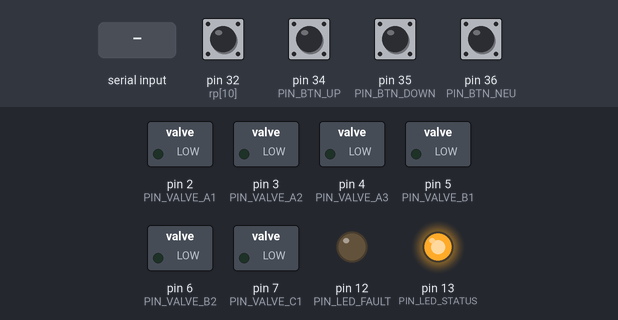
Simulated run of this sketch. Board: Arduino Mega 2560, built with avr-gcc and run on an emulated ATmega2560. Shown: switched loads named in the sketch (green lamp = pin HIGH), output pins drawn as LEDs (lit = HIGH). Dashed ring = blinking. The test bench sets the inputs (shaded band); at power-on: pin 32 (rp[10]), pin 34 (PIN_BTN_UP), pin 35 (PIN_BTN_DOWN), pin 36 (PIN_BTN_NEU) HIGH. What the sketch prints to the serial monitor is not drawn.

Above: at 1.2 s.
1.3 s: pin 34 (PIN_BTN_UP) pulled LOW for 0.15 s
At 2.1 s:
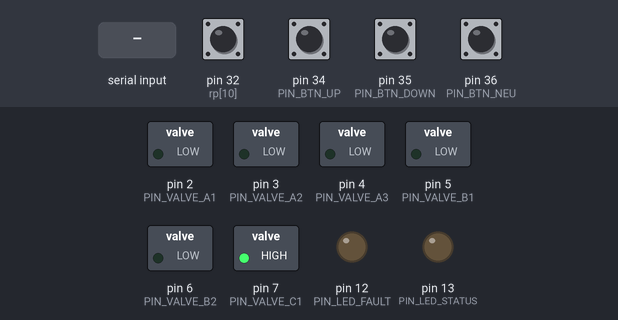
4.4 s: "c90\n" received over Serial
At 6.4 s:
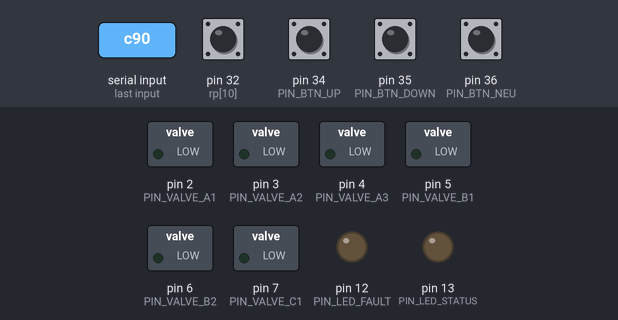
6.5 s: byte 51 ('3') received over Serial
At 7.75 s:
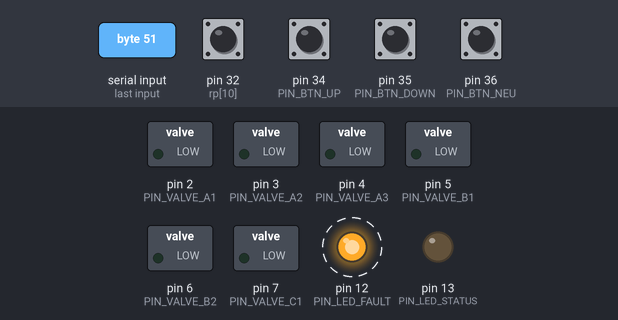
12.5 s: "c,45\n" received over Serial
At 13.3 s:
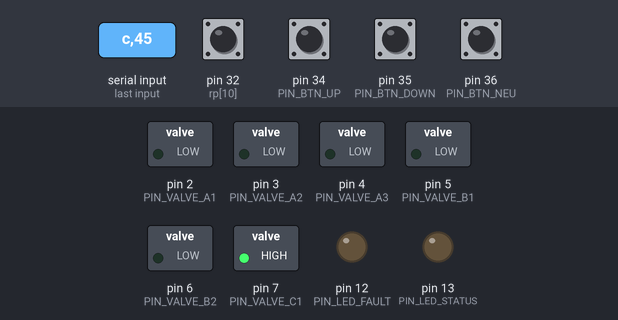
15.5 s: "C90\n" received over Serial
At 16.5 s:
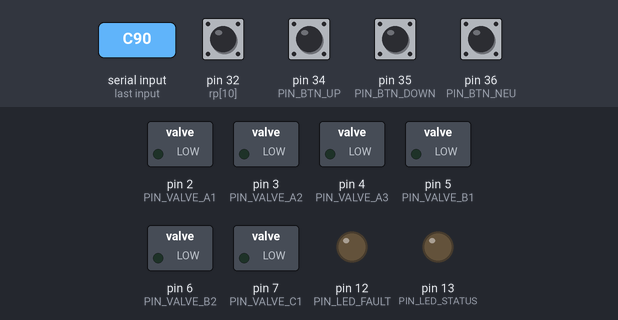
Timing chart, 0 to 19.5 s (numbered marks = the images above; inputs shaded):
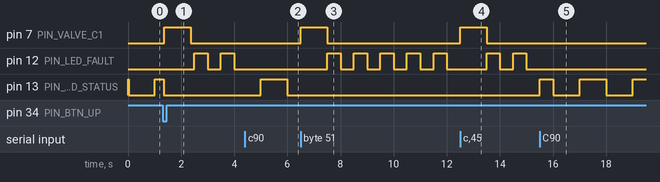

The sketch:

PneumaticShift_V0_0_2.ino
```cpp
// =============================================================================
//  PneumaticShift_V0_0_2.ino
//  Version: V0_0_2
//  Pneumatic gearbox shift controller — Arduino Mega 2560
//  5x 5/2 solenoid valves (A1,A2,A3,B1,B2), 1x clutch valve (C1)
//  12x reed switches, 3x push buttons
//
//  Changelog:
//  V0_0_1 - Initial release. First upshift from neutral always selects 1st gear.
//  V0_0_2 - Added reverse gear (A3 cylinder, Rev gate left of 1-2).
//            Added C1 clutch cylinder (energise = disengage clutch).
//            Clutch disengages before any cylinder moves, re-engages after confirmed.
//            Horizontal gate swap when already at neutral engage line.
//            Sequential upshift/downshift updated for reverse.
// =============================================================================
//
//  VALVE PLUMBING
//  A1 (gate):    norm-EXTENDED  - energising RETRACTS
//  A2 (gate):    norm-RETRACTED - energising EXTENDS
//  A3 (reverse): norm-RETRACTED - energising EXTENDS
//  B1 (engage):  norm-EXTENDED  - energising RETRACTS
//  B2 (engage):  norm-RETRACTED - energising EXTENDS
//  C1 (clutch):  norm-RETRACTED - energising DISENGAGES clutch
//
//  GATE TRUTH TABLE
//  Rev  A1=0(ext) A2=1(ext) A3=1(ext)
//  1-2  A1=0(ext) A2=1(ext) A3=0(ret)
//  3-4  A1=0(ext) A2=0(ret) A3=0(ret)  <- power-off default
//  5-6  A1=1(ret) A2=0(ret) A3=0(ret)
//
//  ENGAGE TRUTH TABLE
//  forward  B1=0(ext) B2=1(ext)
//  neutral  B1=0(ext) B2=0(ret)  <- power-off default
//  back     B1=1(ret) B2=0(ret)
//
//  GEAR VALVE STATES {A1,A2,A3,B1,B2}
//  N  0 0 0  0 0    R  0 1 1  0 1
//  1  0 1 0  0 1    2  0 1 0  1 0
//  3  0 0 0  0 1    4  0 0 0  1 0
//  5  1 0 0  0 1    6  1 0 0  1 0
//
//  SEQUENCING RULES
//  1. C1 energised (clutch disengaged) BEFORE any gear cylinder moves.
//  2. Same-gate: B cylinders swap simultaneously.
//  3. Cross-gate: disengage B -> change A -> engage B.
//  4. Horizontal swap: if from and to are both at neutral engage, slide gate only.
//  5. Reverse: A3 only moves from neutral. Route must be N<->R.
//  6. C1 de-energised only after all cylinder reeds confirmed.
//
//  PIN ASSIGNMENTS
//  Valves (HIGH=energise): A1=2  A2=3  A3=4  B1=5  B2=6  C1=7
//  Reeds  (LOW=triggered): A1ext=22 A1ret=23 A2ext=24 A2ret=25
//                          A3ext=26 A3ret=27 B1ext=28 B1ret=29
//                          B2ext=30 B2ret=31 C1ext=32 C1ret=33
//  Buttons (LOW=pressed):  Up=34  Down=35  Neutral=36
//  LEDs: Status=13  Fault=12
//
// =============================================================================

const uint8_t PIN_VALVE_A1=2, PIN_VALVE_A2=3, PIN_VALVE_A3=4;
const uint8_t PIN_VALVE_B1=5, PIN_VALVE_B2=6, PIN_VALVE_C1=7;

const uint8_t PIN_REED_A1_EXT=22, PIN_REED_A1_RET=23;
const uint8_t PIN_REED_A2_EXT=24, PIN_REED_A2_RET=25;
const uint8_t PIN_REED_A3_EXT=26, PIN_REED_A3_RET=27;
const uint8_t PIN_REED_B1_EXT=28, PIN_REED_B1_RET=29;
const uint8_t PIN_REED_B2_EXT=30, PIN_REED_B2_RET=31;
const uint8_t PIN_REED_C1_EXT=32, PIN_REED_C1_RET=33;

const uint8_t PIN_BTN_UP=34, PIN_BTN_DOWN=35, PIN_BTN_NEU=36;
const uint8_t PIN_LED_STATUS=13, PIN_LED_FAULT=12;

const uint16_t PHASE_TIMEOUT_MS=1500, CLUTCH_TIMEOUT_MS=1000;
const uint16_t DEBOUNCE_MS=50, SETTLE_MS=50;

// Gear indices
const int8_t GEAR_N=0,GEAR_R=1,GEAR_1=2,GEAR_2=3,GEAR_3=4,GEAR_4=5,GEAR_5=6,GEAR_6=7;
const int8_t GEAR_COUNT=8;
const char* GEAR_NAMES[8]={"N","R","1","2","3","4","5","6"};

// Valve states {A1,A2,A3,B1,B2}
const uint8_t GEAR_VALVES[8][5]={
  {0,0,0,0,0}, // N
  {0,1,1,0,1}, // R
  {0,1,0,0,1}, // 1
  {0,1,0,1,0}, // 2
  {0,0,0,0,1}, // 3
  {0,0,0,1,0}, // 4
  {1,0,0,0,1}, // 5
  {1,0,0,1,0}, // 6
};

// Intermediate neutral-engage states {A1,A2,A3,B1,B2}
const uint8_t INTER_NR [5]={0,1,1,0,0};
const uint8_t INTER_N12[5]={0,1,0,0,0};
const uint8_t INTER_N34[5]={0,0,0,0,0};
const uint8_t INTER_N56[5]={1,0,0,0,0};

const uint8_t* GEAR_INTER[8]={
  INTER_N34,INTER_NR,INTER_N12,INTER_N12,
  INTER_N34,INTER_N34,INTER_N56,INTER_N56
};

// Sequential shifts (-1=not possible)
const int8_t SHIFT_UP  [8]={ 2,-1, 3, 4, 5, 6, 7,-1};
const int8_t SHIFT_DOWN[8]={-1, 0, 0, 2, 3, 4, 5, 6};

// Reed pin lookup
const uint8_t REED_EXT_PINS[5]={PIN_REED_A1_EXT,PIN_REED_A2_EXT,PIN_REED_A3_EXT,PIN_REED_B1_EXT,PIN_REED_B2_EXT};
const uint8_t REED_RET_PINS[5]={PIN_REED_A1_RET,PIN_REED_A2_RET,PIN_REED_A3_RET,PIN_REED_B1_RET,PIN_REED_B2_RET};
const char*   CYL_NAMES[5]={"A1","A2","A3","B1","B2"};

enum SystemState{STATE_IDLE,STATE_SHIFTING,STATE_FAULT};
SystemState sysState=STATE_IDLE;
int8_t currentGear=GEAR_N;
bool   faultActive=false;

// ---------------------------------------------------------------------------
// Helpers
// ---------------------------------------------------------------------------

bool cylExtended(uint8_t idx,uint8_t v){
  // A1(0),B1(3) norm-ext: extended when de-energised
  return (idx==0||idx==3)?(v==0):(v==1);
}

bool isNeutralEngage(const uint8_t v[5]){return v[3]==0&&v[4]==0;}
bool sameGate(int8_t a,int8_t b){return GEAR_INTER[a]==GEAR_INTER[b];}

// ---------------------------------------------------------------------------
// Reed confirmation
// ---------------------------------------------------------------------------

void setFault(); // forward declaration

bool waitForCylinder(uint8_t idx,bool expectExt){
  uint8_t pin=expectExt?REED_EXT_PINS[idx]:REED_RET_PINS[idx];
  unsigned long t=millis();
  while(digitalRead(pin)!=LOW){
    if(millis()-t>PHASE_TIMEOUT_MS){
      Serial.print(F("FAULT: timeout ")); Serial.print(CYL_NAMES[idx]);
      Serial.println(expectExt?F(" ext"):F(" ret"));
      setFault(); return false;
    }
    delay(5);
  }
  delay(SETTLE_MS); return true;
}

bool waitAllCylinders(const uint8_t v[5]){
  for(uint8_t i=0;i<5;i++) if(!waitForCylinder(i,cylExtended(i,v[i]))) return false;
  return true;
}

bool waitClutch(bool expectDisengaged){
  uint8_t pin=expectDisengaged?PIN_REED_C1_EXT:PIN_REED_C1_RET;
  unsigned long t=millis();
  while(digitalRead(pin)!=LOW){
    if(millis()-t>CLUTCH_TIMEOUT_MS){
      Serial.println(expectDisengaged?F("FAULT: clutch no disengage"):F("FAULT: clutch no engage"));
      setFault(); return false;
    }
    delay(5);
  }
  delay(SETTLE_MS); return true;
}

// ---------------------------------------------------------------------------
// Valve control
// ---------------------------------------------------------------------------

void applyValves(const uint8_t v[5]){
  digitalWrite(PIN_VALVE_A1,v[0]?HIGH:LOW);
  digitalWrite(PIN_VALVE_A2,v[1]?HIGH:LOW);
  digitalWrite(PIN_VALVE_A3,v[2]?HIGH:LOW);
  digitalWrite(PIN_VALVE_B1,v[3]?HIGH:LOW);
  digitalWrite(PIN_VALVE_B2,v[4]?HIGH:LOW);
}

// ---------------------------------------------------------------------------
// Clutch control
// ---------------------------------------------------------------------------

bool clutchOpen(){
  Serial.println(F("  Clutch: disengaging"));
  digitalWrite(PIN_VALVE_C1,HIGH);
  if(!waitClutch(true)) return false;
  Serial.println(F("  Clutch: disengaged"));
  return true;
}

bool clutchClose(){
  Serial.println(F("  Clutch: re-engaging"));
  digitalWrite(PIN_VALVE_C1,LOW);
  if(!waitClutch(false)) return false;
  Serial.println(F("  Clutch: engaged"));
  return true;
}

// ---------------------------------------------------------------------------
// Fault handling
// ---------------------------------------------------------------------------

void setFault(){
  digitalWrite(PIN_VALVE_C1,LOW);
  const uint8_t safe[5]={0,0,0,0,0};
  applyValves(safe);
  faultActive=true; sysState=STATE_FAULT; currentGear=GEAR_N;
  digitalWrite(PIN_LED_FAULT,HIGH); digitalWrite(PIN_LED_STATUS,LOW);
  Serial.println(F("FAULT: all valves off (3-4 gate, neutral, clutch engaged)."));
  Serial.println(F("Hold UP+DOWN to clear."));
}

void clearFault(){
  const uint8_t safe[5]={0,0,0,0,0};
  applyValves(safe); digitalWrite(PIN_VALVE_C1,LOW);
  faultActive=false; sysState=STATE_IDLE; currentGear=GEAR_N;
  digitalWrite(PIN_LED_FAULT,LOW); digitalWrite(PIN_LED_STATUS,HIGH);
  Serial.println(F("Fault cleared — reset to neutral."));
}

// ---------------------------------------------------------------------------
// Logging
// ---------------------------------------------------------------------------

void logValves(const uint8_t v[5]){
  Serial.print(F("  Valves:    A1=")); Serial.print(v[0]);
  Serial.print(F(" A2="));            Serial.print(v[1]);
  Serial.print(F(" A3="));            Serial.print(v[2]);
  Serial.print(F(" B1="));            Serial.print(v[3]);
  Serial.print(F(" B2="));            Serial.println(v[4]);
  Serial.print(F("  Cylinders: A1=")); Serial.print(cylExtended(0,v[0])?F("EXT"):F("RET"));
  Serial.print(F(" A2="));            Serial.print(cylExtended(1,v[1])?F("EXT"):F("RET"));
  Serial.print(F(" A3="));            Serial.print(cylExtended(2,v[2])?F("EXT"):F("RET"));
  Serial.print(F(" B1="));            Serial.print(cylExtended(3,v[3])?F("EXT"):F("RET"));
  Serial.print(F(" B2="));            Serial.println(cylExtended(4,v[4])?F("EXT"):F("RET"));
}

// ---------------------------------------------------------------------------
// Shift sequencer
// ---------------------------------------------------------------------------

bool executeShift(int8_t from,int8_t to){
  Serial.print(F("\nShifting: ")); Serial.print(GEAR_NAMES[from]);
  Serial.print(F(" -> "));        Serial.println(GEAR_NAMES[to]);

  const uint8_t* fromV    =GEAR_VALVES[from];
  const uint8_t* toV      =GEAR_VALVES[to];
  const uint8_t* fromInter=GEAR_INTER[from];
  const uint8_t* toInter  =GEAR_INTER[to];
  bool samegate   =sameGate(from,to);
  bool fromNeutral=isNeutralEngage(fromV);
  bool toNeutral  =isNeutralEngage(toV);
  bool horizSwap  =(!samegate)&&fromNeutral&&toNeutral;

  // Horizontal gate swap — both sides already at neutral engage
  if(horizSwap){
    Serial.println(F("  Horizontal gate swap"));
    logValves(toV);
    if(!clutchOpen())           return false;
    applyValves(toV);
    if(!waitAllCylinders(toV)) return false;
    if(!clutchClose())          return false;
    Serial.print(F("Complete: ")); Serial.println(GEAR_NAMES[to]);
    return true;
  }

  // Phase 1: disengage B if not already at neutral engage
  if(!samegate&&!fromNeutral){
    Serial.println(F("  Phase 1: B disengage"));
    logValves(fromInter);
    if(!clutchOpen())                return false;
    applyValves(fromInter);
    if(!waitAllCylinders(fromInter)) return false;
    if(!clutchClose())               return false;
  }

  // Phase 2: gate change
  if(!samegate){
    Serial.println(F("  Phase 2: gate change"));
    logValves(toInter);
    if(!clutchOpen())               return false;
    applyValves(toInter);
    if(!waitAllCylinders(toInter)) return false;
    if(!clutchClose())              return false;
  }

  // Phase 3: engage B to target (skip if target is neutral engage)
  if(!toNeutral||samegate){
    Serial.print(F("  Phase 3: engage -> ")); Serial.println(GEAR_NAMES[to]);
    logValves(toV);
    if(!clutchOpen())           return false;
    applyValves(toV);
    if(!waitAllCylinders(toV)) return false;
    if(!clutchClose())          return false;
  }

  Serial.print(F("Complete: ")); Serial.println(GEAR_NAMES[to]);
  return true;
}

// ---------------------------------------------------------------------------
// Button handling
// ---------------------------------------------------------------------------

struct Button{uint8_t pin;bool lastState,pressed;uint32_t pressTime;};
Button btnUp  ={PIN_BTN_UP,  false,false,0};
Button btnDown={PIN_BTN_DOWN,false,false,0};
Button btnNeu ={PIN_BTN_NEU, false,false,0};

void updateButton(Button& btn){
  bool r=(digitalRead(btn.pin)==LOW);
  if(r&&!btn.lastState) btn.pressTime=millis();
  btn.pressed=(r&&(millis()-btn.pressTime>DEBOUNCE_MS));
  btn.lastState=r;
}

// ---------------------------------------------------------------------------
// Shift trigger
// ---------------------------------------------------------------------------

void triggerShift(int8_t target){
  if(target<0||target>=GEAR_COUNT||target==currentGear) return;
  if(sysState!=STATE_IDLE) return;
  sysState=STATE_SHIFTING;
  digitalWrite(PIN_LED_STATUS,LOW);
  if(executeShift(currentGear,target)){
    currentGear=target;
    sysState=STATE_IDLE;
    digitalWrite(PIN_LED_STATUS,HIGH);
  }
}

// ---------------------------------------------------------------------------
// Serial commands: 0/n=neutral r=reverse 1-6=gear u=up d=down s=status c=clear
// ---------------------------------------------------------------------------

void printStatus(){
  Serial.println(F("\n--- Status ---"));
  Serial.print(F("Gear: ")); Serial.println(GEAR_NAMES[currentGear]);
  Serial.print(F("Clutch: "));
  Serial.println(digitalRead(PIN_VALVE_C1)==HIGH?F("disengaged"):F("engaged"));
  logValves(GEAR_VALVES[currentGear]);
  Serial.println(F("Commands: 0/n=neutral r=reverse 1-6=gear u=up d=down s=status c=clear"));
}

void handleSerial(){
  if(!Serial.available()) return;
  char cmd=Serial.read();
  if(cmd=='c'||cmd=='C'){if(faultActive) clearFault(); return;}
  if(cmd=='s'||cmd=='S'){printStatus(); return;}
  if(faultActive){Serial.println(F("Fault active. Send c to clear.")); return;}
  if(sysState==STATE_SHIFTING){Serial.println(F("Shifting.")); return;}
  int8_t req=-1;
  if     (cmd=='0'||cmd=='n'||cmd=='N') req=GEAR_N;
  else if(cmd=='r'||cmd=='R')           req=GEAR_R;
  else if(cmd=='1')                     req=GEAR_1;
  else if(cmd=='2')                     req=GEAR_2;
  else if(cmd=='3')                     req=GEAR_3;
  else if(cmd=='4')                     req=GEAR_4;
  else if(cmd=='5')                     req=GEAR_5;
  else if(cmd=='6')                     req=GEAR_6;
  else if(cmd=='u'||cmd=='U')           req=SHIFT_UP[currentGear];
  else if(cmd=='d'||cmd=='D')           req=SHIFT_DOWN[currentGear];
  if(req<0) return;
  if(req==currentGear){Serial.print(F("Already in ")); Serial.println(GEAR_NAMES[currentGear]); return;}
  triggerShift(req);
}

// ---------------------------------------------------------------------------
// setup / loop
// ---------------------------------------------------------------------------

void setup(){
  Serial.begin(115200);
  while(!Serial&&millis()<2000);

  pinMode(PIN_VALVE_A1,OUTPUT); digitalWrite(PIN_VALVE_A1,LOW);
  pinMode(PIN_VALVE_A2,OUTPUT); digitalWrite(PIN_VALVE_A2,LOW);
  pinMode(PIN_VALVE_A3,OUTPUT); digitalWrite(PIN_VALVE_A3,LOW);
  pinMode(PIN_VALVE_B1,OUTPUT); digitalWrite(PIN_VALVE_B1,LOW);
  pinMode(PIN_VALVE_B2,OUTPUT); digitalWrite(PIN_VALVE_B2,LOW);
  pinMode(PIN_VALVE_C1,OUTPUT); digitalWrite(PIN_VALVE_C1,LOW);

  const uint8_t rp[]={22,23,24,25,26,27,28,29,30,31,32,33};
  for(uint8_t i=0;i<12;i++) pinMode(rp[i],INPUT_PULLUP);

  pinMode(PIN_BTN_UP,INPUT_PULLUP);
  pinMode(PIN_BTN_DOWN,INPUT_PULLUP);
  pinMode(PIN_BTN_NEU,INPUT_PULLUP);
  pinMode(PIN_LED_STATUS,OUTPUT); digitalWrite(PIN_LED_STATUS,HIGH);
  pinMode(PIN_LED_FAULT, OUTPUT); digitalWrite(PIN_LED_FAULT, LOW);

  currentGear=GEAR_N; sysState=STATE_IDLE;
  Serial.println(F("\n====================================="));
  Serial.println(F("  PneumaticShift V0_0_2 - ready"));
  Serial.println(F("====================================="));
  printStatus();
}

void loop(){
  handleSerial();
  if(faultActive){
    updateButton(btnUp); updateButton(btnDown);
    if(btnUp.pressed&&btnDown.pressed) clearFault();
    digitalWrite(PIN_LED_FAULT,(millis()/500)%2);
    return;
  }
  if(sysState!=STATE_IDLE) return;
  updateButton(btnUp); updateButton(btnDown); updateButton(btnNeu);
  if(btnNeu.pressed&&currentGear!=GEAR_N){triggerShift(GEAR_N); return;}
  if(btnUp.pressed&&!btnDown.pressed){
    int8_t n=SHIFT_UP[currentGear];
    if(n>=0) triggerShift(n); else Serial.println(F("Top gear."));
    return;
  }
  if(btnDown.pressed&&!btnUp.pressed){
    int8_t n=SHIFT_DOWN[currentGear];
    if(n>=0) triggerShift(n); else Serial.println(F("Bottom gear."));
    return;
  }
  digitalWrite(PIN_LED_STATUS,(millis()/1000)%2);
}
```

Measured:
- after the input at 1.3 s, pin 7 (PIN_VALVE_C1): LOW → HIGH after 0.06 s, → LOW 1.0 s later; pin 12 (PIN_LED_FAULT): alternates HIGH for 0.50 s and LOW for 0.50 s, starting after 1.2 s
- after the input at 4.4 s, pin 12 (PIN_LED_FAULT): stops changing and stays LOW; pin 13 (PIN_LED_STATUS): LOW → HIGH after 0.60 s, → LOW 1.0 s later
- after the input at 6.5 s, pin 7 (PIN_VALVE_C1): LOW → HIGH at once, → LOW 1.0 s later; pin 12 (PIN_LED_FAULT): alternates HIGH for 0.50 s and LOW for 0.50 s, starting after 1.0 s; pin 13 (PIN_LED_STATUS): stops changing and stays LOW
- after the input at 12.5 s, pin 7 (PIN_VALVE_C1): LOW → HIGH at once, → LOW 1.0 s later
- after the input at 15.5 s, pin 12 (PIN_LED_FAULT): stops changing and stays LOW; pin 13 (PIN_LED_STATUS): goes HIGH 0.50 s, LOW 1.0 s, HIGH 1.0 s, LOW 1.0 s, then HIGH, starting at once
